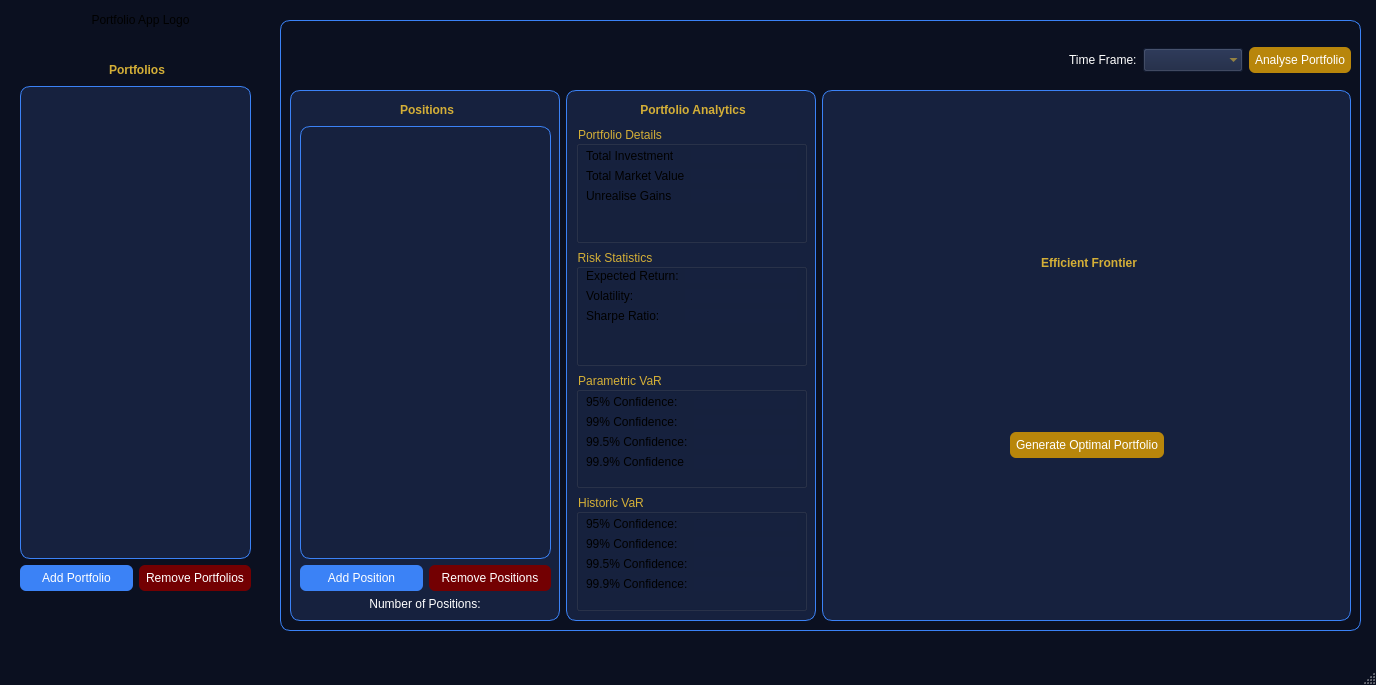
<?xml version="1.0" encoding="UTF-8"?>
<ui version="4.0">
 <class>MainWindow</class>
 <widget class="QMainWindow" name="MainWindow">
  <property name="geometry">
   <rect>
    <x>0</x>
    <y>0</y>
    <width>1376</width>
    <height>685</height>
   </rect>
  </property>
  <property name="windowTitle">
   <string>MainWindow</string>
  </property>
  <property name="autoFillBackground">
   <bool>false</bool>
  </property>
  <property name="styleSheet">
   <string notr="true">QMainWindow{

	background-color: rgb(11, 16, 32);

}
</string>
  </property>
  <widget class="QWidget" name="centralwidget">
   <widget class="QLabel" name="logo_label">
    <property name="geometry">
     <rect>
      <x>90</x>
      <y>10</y>
      <width>101</width>
      <height>21</height>
     </rect>
    </property>
    <property name="text">
     <string>&lt;html&gt;&lt;head/&gt;&lt;body&gt;&lt;p align=&quot;center&quot;&gt;Portfolio App Logo&lt;/p&gt;&lt;/body&gt;&lt;/html&gt;</string>
    </property>
   </widget>
   <widget class="QFrame" name="analyics_frame">
    <property name="geometry">
     <rect>
      <x>280</x>
      <y>20</y>
      <width>1081</width>
      <height>611</height>
     </rect>
    </property>
    <property name="layoutDirection">
     <enum>Qt::LayoutDirection::LeftToRight</enum>
    </property>
    <property name="styleSheet">
     <string notr="true">QFrame{
	border: 1px solid rgb(59, 130, 246);
	border-radius: 10px
}

QFrame QLabel {
	border: none;
}



</string>
    </property>
    <property name="frameShape">
     <enum>QFrame::Shape::StyledPanel</enum>
    </property>
    <property name="frameShadow">
     <enum>QFrame::Shadow::Raised</enum>
    </property>
    <widget class="QWidget" name="horizontalLayoutWidget">
     <property name="geometry">
      <rect>
       <x>10</x>
       <y>10</y>
       <width>1061</width>
       <height>61</height>
      </rect>
     </property>
     <layout class="QHBoxLayout" name="horizontalLayout_2">
      <property name="sizeConstraint">
       <enum>QLayout::SizeConstraint::SetDefaultConstraint</enum>
      </property>
      <item alignment="Qt::AlignmentFlag::AlignHCenter">
       <widget class="QLabel" name="portfolio_frame">
        <property name="sizePolicy">
         <sizepolicy hsizetype="Expanding" vsizetype="Fixed">
          <horstretch>0</horstretch>
          <verstretch>0</verstretch>
         </sizepolicy>
        </property>
        <property name="autoFillBackground">
         <bool>false</bool>
        </property>
        <property name="styleSheet">
         <string notr="true">QLabel{

	font: 700 20pt &quot;Segoe UI&quot;;
	border: 0px;
	color: rgb(212, 175, 55);
	padding: 3px;
}

</string>
        </property>
        <property name="text">
         <string>&lt;html&gt;&lt;head/&gt;&lt;body&gt;&lt;p align=&quot;center&quot;&gt;&lt;br/&gt;&lt;/p&gt;&lt;/body&gt;&lt;/html&gt;</string>
        </property>
        <property name="scaledContents">
         <bool>true</bool>
        </property>
        <property name="wordWrap">
         <bool>false</bool>
        </property>
       </widget>
      </item>
      <item>
       <layout class="QHBoxLayout" name="analytics_buttons">
        <property name="sizeConstraint">
         <enum>QLayout::SizeConstraint::SetDefaultConstraint</enum>
        </property>
        <item>
         <layout class="QHBoxLayout" name="horizontalLayout">
          <item>
           <widget class="QLabel" name="label">
            <property name="sizePolicy">
             <sizepolicy hsizetype="Fixed" vsizetype="Fixed">
              <horstretch>0</horstretch>
              <verstretch>0</verstretch>
             </sizepolicy>
            </property>
            <property name="styleSheet">
             <string notr="true">QLabel{
	
	color: rgb(255, 255, 255);
}</string>
            </property>
            <property name="text">
             <string>Time Frame:</string>
            </property>
           </widget>
          </item>
          <item>
           <widget class="QComboBox" name="timeframe_box">
            <property name="sizePolicy">
             <sizepolicy hsizetype="Fixed" vsizetype="Fixed">
              <horstretch>0</horstretch>
              <verstretch>0</verstretch>
             </sizepolicy>
            </property>
            <property name="minimumSize">
             <size>
              <width>100</width>
              <height>0</height>
             </size>
            </property>
            <property name="styleSheet">
             <string notr="true">QComboBox{
	
	background-color: rgb(22, 33, 62);
	color: rgb(212, 175, 55);
	padding: 3px;
}</string>
            </property>
            <property name="placeholderText">
             <string notr="true"/>
            </property>
            <property name="frame">
             <bool>false</bool>
            </property>
           </widget>
          </item>
         </layout>
        </item>
        <item>
         <widget class="QPushButton" name="analyse_button">
          <property name="sizePolicy">
           <sizepolicy hsizetype="Fixed" vsizetype="Fixed">
            <horstretch>0</horstretch>
            <verstretch>0</verstretch>
           </sizepolicy>
          </property>
          <property name="styleSheet">
           <string notr="true">QPushButton {
    background-color: rgb(184, 134, 11);
    color: white;
    border-radius: 6px;
    padding: 6px;
}


QPushButton:hover {
    background-color: #D4AF37 ;
}

QPushButton:pressed {
    background-color: rgb(181, 148, 16);
}
</string>
          </property>
          <property name="text">
           <string>Analyse Portfolio</string>
          </property>
         </widget>
        </item>
       </layout>
      </item>
     </layout>
    </widget>
    <widget class="QWidget" name="horizontalLayoutWidget_2">
     <property name="geometry">
      <rect>
       <x>10</x>
       <y>70</y>
       <width>1061</width>
       <height>531</height>
      </rect>
     </property>
     <layout class="QHBoxLayout" name="horizontalLayout_3">
      <item>
       <widget class="QFrame" name="frame">
        <property name="maximumSize">
         <size>
          <width>270</width>
          <height>16777215</height>
         </size>
        </property>
        <property name="styleSheet">
         <string notr="true">QFrame{
	background-color: rgb(22, 33, 62);
}
</string>
        </property>
        <property name="frameShape">
         <enum>QFrame::Shape::StyledPanel</enum>
        </property>
        <property name="frameShadow">
         <enum>QFrame::Shadow::Raised</enum>
        </property>
        <widget class="QWidget" name="verticalLayoutWidget">
         <property name="geometry">
          <rect>
           <x>10</x>
           <y>10</y>
           <width>251</width>
           <height>511</height>
          </rect>
         </property>
         <layout class="QVBoxLayout" name="verticalLayout">
          <item>
           <widget class="QLabel" name="positions_title">
            <property name="styleSheet">
             <string notr="true">QLabel{

	font: 12pt &quot;Segoe UI&quot;;
	border: 0px;
	color: rgb(212, 175, 55);
	padding: 3px;
}</string>
            </property>
            <property name="text">
             <string>&lt;html&gt;&lt;head/&gt;&lt;body&gt;&lt;p align=&quot;center&quot;&gt;&lt;span style=&quot; font-weight:700;&quot;&gt;Positions&lt;/span&gt;&lt;/p&gt;&lt;/body&gt;&lt;/html&gt;</string>
            </property>
           </widget>
          </item>
          <item>
           <widget class="QListWidget" name="position_list">
            <property name="focusPolicy">
             <enum>Qt::FocusPolicy::NoFocus</enum>
            </property>
            <property name="styleSheet">
             <string notr="true">QListView{
	
	background-color: rgb(22, 33, 62);
	border: 1px solid rgb(59, 130, 246);
	border-radius: 10px;
	color: rgb(255, 255, 255);
}

QListView::item{

	padding: 6px;
    border-radius: 10px; 
	outline: 0
}

QListView::item:hover {
    
	background-color: rgb(59, 130, 246);
}

QListWidget::viewport {
    background: transparent;
}




</string>
            </property>
           </widget>
          </item>
          <item>
           <layout class="QHBoxLayout" name="position_buttons">
            <item>
             <widget class="QPushButton" name="add_position_button">
              <property name="styleSheet">
               <string notr="true">QPushButton {
    background-color: #3B82F6;
    color: white;
    border-radius: 6px;
    padding: 6px;
}


QPushButton:hover {
    background-color: #60A5FA;
}

QPushButton:pressed {
    background-color: #2D74D5;
}</string>
              </property>
              <property name="text">
               <string>Add Position</string>
              </property>
             </widget>
            </item>
            <item>
             <widget class="QPushButton" name="remove_position_button">
              <property name="styleSheet">
               <string notr="true">QPushButton {
    background-color: rgb(115, 0, 2);
    color: white;
    border-radius: 6px;
    padding: 6px;
}


QPushButton:hover {
    background-color: rgb(240, 11, 15);
}

QPushButton:pressed {
    background-color: rgb(85, 0, 1);
}</string>
              </property>
              <property name="text">
               <string>Remove Positions</string>
              </property>
             </widget>
            </item>
           </layout>
          </item>
          <item alignment="Qt::AlignmentFlag::AlignHCenter|Qt::AlignmentFlag::AlignVCenter">
           <widget class="QLabel" name="number_of_assets">
            <property name="sizePolicy">
             <sizepolicy hsizetype="Expanding" vsizetype="Fixed">
              <horstretch>0</horstretch>
              <verstretch>0</verstretch>
             </sizepolicy>
            </property>
            <property name="styleSheet">
             <string notr="true">QLabel{

	color: rgb(255, 255, 255);
}</string>
            </property>
            <property name="text">
             <string>&lt;html&gt;&lt;head/&gt;&lt;body&gt;&lt;p align=&quot;center&quot;&gt;Number of Positions:&lt;/p&gt;&lt;/body&gt;&lt;/html&gt;</string>
            </property>
           </widget>
          </item>
         </layout>
        </widget>
       </widget>
      </item>
      <item>
       <widget class="QFrame" name="analytics_frame">
        <property name="maximumSize">
         <size>
          <width>250</width>
          <height>16777215</height>
         </size>
        </property>
        <property name="styleSheet">
         <string notr="true">QFrame{
	background-color: rgb(22, 33, 62);
}
</string>
        </property>
        <property name="frameShape">
         <enum>QFrame::Shape::StyledPanel</enum>
        </property>
        <property name="frameShadow">
         <enum>QFrame::Shadow::Raised</enum>
        </property>
        <widget class="QWidget" name="verticalLayoutWidget_2">
         <property name="geometry">
          <rect>
           <x>10</x>
           <y>10</y>
           <width>231</width>
           <height>511</height>
          </rect>
         </property>
         <layout class="QVBoxLayout" name="verticalLayout_2">
          <item>
           <widget class="QLabel" name="portfolio_analytics_title">
            <property name="sizePolicy">
             <sizepolicy hsizetype="Expanding" vsizetype="Fixed">
              <horstretch>0</horstretch>
              <verstretch>0</verstretch>
             </sizepolicy>
            </property>
            <property name="styleSheet">
             <string notr="true">QLabel{

	font: 12pt &quot;Segoe UI&quot;;
	border: 0px;
	color: rgb(212, 175, 55);
	padding: 3px;
}</string>
            </property>
            <property name="text">
             <string>&lt;html&gt;&lt;head/&gt;&lt;body&gt;&lt;p align=&quot;center&quot;&gt;&lt;span style=&quot; font-weight:700;&quot;&gt;Portfolio Analytics&lt;/span&gt;&lt;/p&gt;&lt;/body&gt;&lt;/html&gt;</string>
            </property>
           </widget>
          </item>
          <item>
           <widget class="QGroupBox" name="groupBox_5">
            <property name="styleSheet">
             <string notr="true">QGroupBox{
	color: rgb(212, 175, 55);
}</string>
            </property>
            <property name="title">
             <string>Portfolio Details</string>
            </property>
            <widget class="QWidget" name="layoutWidget_2">
             <property name="geometry">
              <rect>
               <x>10</x>
               <y>23</y>
               <width>211</width>
               <height>91</height>
              </rect>
             </property>
             <layout class="QFormLayout" name="formLayout_4">
              <item row="0" column="0">
               <widget class="QLabel" name="total_investment_label">
                <property name="text">
                 <string>Total Investment</string>
                </property>
               </widget>
              </item>
              <item row="0" column="1">
               <widget class="QLabel" name="total_investment_output">
                <property name="text">
                 <string/>
                </property>
               </widget>
              </item>
              <item row="1" column="0">
               <widget class="QLabel" name="total_market_value_label">
                <property name="text">
                 <string>Total Market Value</string>
                </property>
               </widget>
              </item>
              <item row="1" column="1">
               <widget class="QLabel" name="total_market_value_output">
                <property name="text">
                 <string/>
                </property>
               </widget>
              </item>
              <item row="2" column="0">
               <widget class="QLabel" name="unrealised_gain_label">
                <property name="text">
                 <string>Unrealise Gains</string>
                </property>
               </widget>
              </item>
              <item row="2" column="1">
               <widget class="QLabel" name="unrealised_gain_output">
                <property name="text">
                 <string/>
                </property>
               </widget>
              </item>
             </layout>
            </widget>
           </widget>
          </item>
          <item>
           <widget class="QGroupBox" name="groupBox">
            <property name="styleSheet">
             <string notr="true">QGroupBox{
	color: rgb(212, 175, 55);
}</string>
            </property>
            <property name="title">
             <string>Risk Statistics</string>
            </property>
            <widget class="QWidget" name="layoutWidget">
             <property name="geometry">
              <rect>
               <x>10</x>
               <y>20</y>
               <width>211</width>
               <height>91</height>
              </rect>
             </property>
             <layout class="QFormLayout" name="formLayout">
              <item row="1" column="0">
               <widget class="QLabel" name="portfolio_risk">
                <property name="text">
                 <string>Volatility:</string>
                </property>
               </widget>
              </item>
              <item row="1" column="1">
               <widget class="QLabel" name="portfolio_risk_output">
                <property name="text">
                 <string/>
                </property>
               </widget>
              </item>
              <item row="2" column="0">
               <widget class="QLabel" name="sharpe_ratio">
                <property name="text">
                 <string>Sharpe Ratio:</string>
                </property>
               </widget>
              </item>
              <item row="2" column="1">
               <widget class="QLabel" name="sharpe_ratio_output">
                <property name="text">
                 <string/>
                </property>
               </widget>
              </item>
              <item row="0" column="0">
               <widget class="QLabel" name="total_expected_return">
                <property name="text">
                 <string>Expected Return:</string>
                </property>
               </widget>
              </item>
              <item row="0" column="1">
               <widget class="QLabel" name="expected_return_output">
                <property name="text">
                 <string/>
                </property>
               </widget>
              </item>
             </layout>
            </widget>
           </widget>
          </item>
          <item>
           <widget class="QGroupBox" name="groupBox_3">
            <property name="styleSheet">
             <string notr="true">QGroupBox{
	color: rgb(212, 175, 55);
}</string>
            </property>
            <property name="title">
             <string>Parametric VaR</string>
            </property>
            <widget class="QWidget" name="layoutWidget">
             <property name="geometry">
              <rect>
               <x>10</x>
               <y>23</y>
               <width>211</width>
               <height>91</height>
              </rect>
             </property>
             <layout class="QFormLayout" name="formLayout_3">
              <item row="0" column="0">
               <widget class="QLabel" name="label_12">
                <property name="text">
                 <string>95% Confidence:</string>
                </property>
               </widget>
              </item>
              <item row="0" column="1">
               <widget class="QLabel" name="parametric_95">
                <property name="text">
                 <string/>
                </property>
               </widget>
              </item>
              <item row="1" column="0">
               <widget class="QLabel" name="label_14">
                <property name="text">
                 <string>99% Confidence:</string>
                </property>
               </widget>
              </item>
              <item row="1" column="1">
               <widget class="QLabel" name="parametric_99">
                <property name="text">
                 <string/>
                </property>
               </widget>
              </item>
              <item row="2" column="0">
               <widget class="QLabel" name="label_16">
                <property name="text">
                 <string>99.5% Confidence:</string>
                </property>
               </widget>
              </item>
              <item row="2" column="1">
               <widget class="QLabel" name="parametric_995">
                <property name="text">
                 <string/>
                </property>
               </widget>
              </item>
              <item row="3" column="0">
               <widget class="QLabel" name="label_18">
                <property name="text">
                 <string>99.9% Confidence</string>
                </property>
               </widget>
              </item>
              <item row="3" column="1">
               <widget class="QLabel" name="parametric_999">
                <property name="text">
                 <string/>
                </property>
               </widget>
              </item>
             </layout>
            </widget>
           </widget>
          </item>
          <item>
           <widget class="QGroupBox" name="groupBox_4">
            <property name="styleSheet">
             <string notr="true">QGroupBox{
	color: rgb(212, 175, 55);
}</string>
            </property>
            <property name="title">
             <string>Historic VaR</string>
            </property>
            <widget class="QWidget" name="layoutWidget">
             <property name="geometry">
              <rect>
               <x>10</x>
               <y>23</y>
               <width>211</width>
               <height>91</height>
              </rect>
             </property>
             <layout class="QFormLayout" name="formLayout_2">
              <item row="0" column="0">
               <widget class="QLabel" name="label_4">
                <property name="text">
                 <string>95% Confidence:</string>
                </property>
               </widget>
              </item>
              <item row="0" column="1">
               <widget class="QLabel" name="historical_95">
                <property name="text">
                 <string/>
                </property>
               </widget>
              </item>
              <item row="1" column="0">
               <widget class="QLabel" name="label_6">
                <property name="text">
                 <string>99% Confidence:</string>
                </property>
               </widget>
              </item>
              <item row="1" column="1">
               <widget class="QLabel" name="historical_99">
                <property name="text">
                 <string/>
                </property>
               </widget>
              </item>
              <item row="2" column="0">
               <widget class="QLabel" name="label_8">
                <property name="text">
                 <string>99.5% Confidence:</string>
                </property>
               </widget>
              </item>
              <item row="2" column="1">
               <widget class="QLabel" name="historical_995">
                <property name="text">
                 <string/>
                </property>
               </widget>
              </item>
              <item row="3" column="0">
               <widget class="QLabel" name="label_10">
                <property name="text">
                 <string>99.9% Confidence:</string>
                </property>
               </widget>
              </item>
              <item row="3" column="1">
               <widget class="QLabel" name="historical_999">
                <property name="text">
                 <string/>
                </property>
               </widget>
              </item>
             </layout>
            </widget>
           </widget>
          </item>
         </layout>
        </widget>
       </widget>
      </item>
      <item>
       <widget class="QFrame" name="chart_frame">
        <property name="styleSheet">
         <string notr="true">QFrame{
	background-color: rgb(22, 33, 62);
}</string>
        </property>
        <property name="frameShape">
         <enum>QFrame::Shape::StyledPanel</enum>
        </property>
        <property name="frameShadow">
         <enum>QFrame::Shadow::Raised</enum>
        </property>
        <widget class="QWidget" name="verticalLayoutWidget_4">
         <property name="geometry">
          <rect>
           <x>10</x>
           <y>10</y>
           <width>511</width>
           <height>511</height>
          </rect>
         </property>
         <layout class="QVBoxLayout" name="verticalLayout_4">
          <item>
           <widget class="QLabel" name="efficient_frontier_label">
            <property name="sizePolicy">
             <sizepolicy hsizetype="Expanding" vsizetype="Fixed">
              <horstretch>0</horstretch>
              <verstretch>0</verstretch>
             </sizepolicy>
            </property>
            <property name="styleSheet">
             <string notr="true">QLabel{

	font: 12pt &quot;Segoe UI&quot;;
	border: 0px;
	color: rgb(212, 175, 55);
	padding: 3px;
}</string>
            </property>
            <property name="text">
             <string>&lt;html&gt;&lt;head/&gt;&lt;body&gt;&lt;p align=&quot;center&quot;&gt;&lt;span style=&quot; font-weight:700;&quot;&gt;Efficient Frontier&lt;/span&gt;&lt;/p&gt;&lt;/body&gt;&lt;/html&gt;</string>
            </property>
           </widget>
          </item>
          <item>
           <layout class="QHBoxLayout" name="efficient_frontier_layout"/>
          </item>
          <item alignment="Qt::AlignmentFlag::AlignHCenter">
           <widget class="QPushButton" name="optimise_button">
            <property name="sizePolicy">
             <sizepolicy hsizetype="Fixed" vsizetype="Fixed">
              <horstretch>0</horstretch>
              <verstretch>0</verstretch>
             </sizepolicy>
            </property>
            <property name="styleSheet">
             <string notr="true">QPushButton {
    background-color: rgb(184, 134, 11);
    color: white;
    border-radius: 6px;
    padding: 6px;
}


QPushButton:hover {
    background-color: #D4AF37 ;
}

QPushButton:pressed {
    background-color: rgb(181, 148, 16);
}
</string>
            </property>
            <property name="text">
             <string>Generate Optimal Portfolio</string>
            </property>
           </widget>
          </item>
         </layout>
        </widget>
       </widget>
      </item>
     </layout>
    </widget>
   </widget>
   <widget class="QWidget" name="verticalLayoutWidget_3">
    <property name="geometry">
     <rect>
      <x>20</x>
      <y>60</y>
      <width>231</width>
      <height>531</height>
     </rect>
    </property>
    <layout class="QVBoxLayout" name="verticalLayout_3">
     <item>
      <widget class="QLabel" name="portfolio_list_title">
       <property name="styleSheet">
        <string notr="true">QLabel{

	font: 12pt &quot;Segoe UI&quot;;
	border: 0px;
	color: rgb(212, 175, 55);
	padding: 3px;
}</string>
       </property>
       <property name="text">
        <string>&lt;html&gt;&lt;head/&gt;&lt;body&gt;&lt;p align=&quot;center&quot;&gt;&lt;span style=&quot; font-weight:700;&quot;&gt;Portfolios&lt;/span&gt;&lt;/p&gt;&lt;/body&gt;&lt;/html&gt;</string>
       </property>
      </widget>
     </item>
     <item>
      <widget class="QListWidget" name="portfolio_list">
       <property name="focusPolicy">
        <enum>Qt::FocusPolicy::NoFocus</enum>
       </property>
       <property name="styleSheet">
        <string notr="true">QListWidget{
	
	background-color: rgb(22, 33, 62);
	border: 1px solid rgb(59, 130, 246);
	border-radius: 10px;
	color: rgb(255, 255, 255);
}

QListView::item{

	 padding: 6px;
    border-radius: 10px; 
}

QListView::item:selected {
	border: 2px solid rgb(131, 94, 8);;
    background: rgb(184, 134, 11);
	color: rgb(255, 255, 255);
}

QListView::item:hover {
    
	background-color: rgb(59, 130, 246);
}


</string>
       </property>
       <property name="showDropIndicator" stdset="0">
        <bool>false</bool>
       </property>
      </widget>
     </item>
     <item>
      <layout class="QHBoxLayout" name="portfolio_buttons">
       <item>
        <widget class="QPushButton" name="add_portfolio_button">
         <property name="styleSheet">
          <string notr="true">QPushButton {
    background-color: #3B82F6;
    color: white;
    border-radius: 6px;
    padding: 6px;
}


QPushButton:hover {
    background-color: #60A5FA;
}

QPushButton:pressed {
    background-color: #2D74D5;
}</string>
         </property>
         <property name="text">
          <string>Add Portfolio</string>
         </property>
        </widget>
       </item>
       <item>
        <widget class="QPushButton" name="remove_portfolio_button">
         <property name="styleSheet">
          <string notr="true">QPushButton {
    background-color: rgb(115, 0, 2);
    color: white;
    border-radius: 6px;
    padding: 6px;
}


QPushButton:hover {
    background-color: rgb(240, 11, 15);
}

QPushButton:pressed {
    background-color: rgb(85, 0, 1);
}</string>
         </property>
         <property name="text">
          <string>Remove Portfolios</string>
         </property>
        </widget>
       </item>
      </layout>
     </item>
    </layout>
   </widget>
  </widget>
  <widget class="QMenuBar" name="menubar">
   <property name="geometry">
    <rect>
     <x>0</x>
     <y>0</y>
     <width>1376</width>
     <height>21</height>
    </rect>
   </property>
  </widget>
  <widget class="QStatusBar" name="statusBar"/>
 </widget>
 <resources/>
 <connections/>
</ui>
